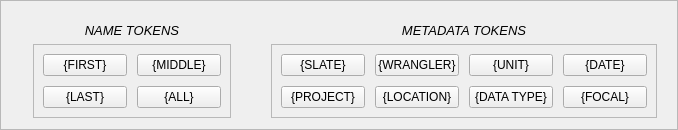
                                    <widget class="QFrame" name="frame_tokenPanel">
                                     <property name="minimumSize">
                                      <size>
                                       <width>0</width>
                                       <height>130</height>
                                      </size>
                                     </property>
                                     <property name="frameShape">
                                      <enum>QFrame::StyledPanel</enum>
                                     </property>
                                     <property name="frameShadow">
                                      <enum>QFrame::Raised</enum>
                                     </property>
                                     <layout class="QHBoxLayout" name="horizontalLayout_46">
                                      <property name="spacing">
                                       <number>0</number>
                                      </property>
                                      <property name="leftMargin">
                                       <number>32</number>
                                      </property>
                                      <property name="rightMargin">
                                       <number>20</number>
                                      </property>
                                      <item>
                                       <layout class="QVBoxLayout" name="name_token_section">
                                        <property name="spacing">
                                         <number>0</number>
                                        </property>
                                        <property name="topMargin">
                                         <number>4</number>
                                        </property>
                                        <item>
                                         <widget class="QLabel" name="label_nameTokens">
                                          <property name="font">
                                           <font>
                                            <family>Segoe UI</family>
                                            <pointsize>10</pointsize>
                                            <italic>true</italic>
                                           </font>
                                          </property>
                                          <property name="text">
                                           <string>NAME TOKENS</string>
                                          </property>
                                          <property name="alignment">
                                           <set>Qt::AlignCenter</set>
                                          </property>
                                         </widget>
                                        </item>
                                        <item>
                                         <widget class="QFrame" name="name_token_frame">
                                          <property name="sizePolicy">
                                           <sizepolicy hsizetype="Preferred" vsizetype="Fixed">
                                            <horstretch>0</horstretch>
                                            <verstretch>0</verstretch>
                                           </sizepolicy>
                                          </property>
                                          <property name="minimumSize">
                                           <size>
                                            <width>0</width>
                                            <height>0</height>
                                           </size>
                                          </property>
                                          <property name="frameShape">
                                           <enum>QFrame::StyledPanel</enum>
                                          </property>
                                          <property name="frameShadow">
                                           <enum>QFrame::Raised</enum>
                                          </property>
                                          <layout class="QGridLayout" name="gridLayout_4">
                                           <item row="0" column="0">
                                            <layout class="QGridLayout" name="gridLayout_3">
                                             <property name="spacing">
                                              <number>10</number>
                                             </property>
                                             <item row="0" column="1">
                                              <widget class="QPushButton" name="btn_token_middle">
                                               <property name="minimumSize">
                                                <size>
                                                 <width>84</width>
                                                 <height>22</height>
                                                </size>
                                               </property>
                                               <property name="maximumSize">
                                                <size>
                                                 <width>84</width>
                                                 <height>22</height>
                                                </size>
                                               </property>
                                               <property name="text">
                                                <string>{MIDDLE}</string>
                                               </property>
                                               <property name="tokenButton" stdset="0">
                                                <bool>true</bool>
                                               </property>
                                              </widget>
                                             </item>
                                             <item row="0" column="0">
                                              <widget class="QPushButton" name="btn_token_first">
                                               <property name="sizePolicy">
                                                <sizepolicy hsizetype="Fixed" vsizetype="Fixed">
                                                 <horstretch>0</horstretch>
                                                 <verstretch>0</verstretch>
                                                </sizepolicy>
                                               </property>
                                               <property name="minimumSize">
                                                <size>
                                                 <width>84</width>
                                                 <height>22</height>
                                                </size>
                                               </property>
                                               <property name="maximumSize">
                                                <size>
                                                 <width>84</width>
                                                 <height>22</height>
                                                </size>
                                               </property>
                                               <property name="text">
                                                <string>{FIRST}</string>
                                               </property>
                                               <property name="tokenButton" stdset="0">
                                                <bool>true</bool>
                                               </property>
                                              </widget>
                                             </item>
                                             <item row="1" column="0">
                                              <widget class="QPushButton" name="btn_token_last">
                                               <property name="sizePolicy">
                                                <sizepolicy hsizetype="Fixed" vsizetype="Fixed">
                                                 <horstretch>0</horstretch>
                                                 <verstretch>0</verstretch>
                                                </sizepolicy>
                                               </property>
                                               <property name="minimumSize">
                                                <size>
                                                 <width>84</width>
                                                 <height>22</height>
                                                </size>
                                               </property>
                                               <property name="maximumSize">
                                                <size>
                                                 <width>84</width>
                                                 <height>22</height>
                                                </size>
                                               </property>
                                               <property name="text">
                                                <string>{LAST}</string>
                                               </property>
                                               <property name="tokenButton" stdset="0">
                                                <bool>true</bool>
                                               </property>
                                              </widget>
                                             </item>
                                             <item row="1" column="1">
                                              <widget class="QPushButton" name="btn_token_all">
                                               <property name="minimumSize">
                                                <size>
                                                 <width>84</width>
                                                 <height>22</height>
                                                </size>
                                               </property>
                                               <property name="maximumSize">
                                                <size>
                                                 <width>84</width>
                                                 <height>22</height>
                                                </size>
                                               </property>
                                               <property name="text">
                                                <string>{ALL}</string>
                                               </property>
                                               <property name="tokenButton" stdset="0">
                                                <bool>true</bool>
                                               </property>
                                              </widget>
                                             </item>
                                            </layout>
                                           </item>
                                          </layout>
                                         </widget>
                                        </item>
                                       </layout>
                                      </item>
                                      <item>
                                       <spacer name="horizontalSpacer_8">
                                        <property name="orientation">
                                         <enum>Qt::Horizontal</enum>
                                        </property>
                                        <property name="sizeHint" stdset="0">
                                         <size>
                                          <width>40</width>
                                          <height>20</height>
                                         </size>
                                        </property>
                                       </spacer>
                                      </item>
                                      <item>
                                       <layout class="QVBoxLayout" name="metadata_token_section">
                                        <property name="spacing">
                                         <number>0</number>
                                        </property>
                                        <property name="topMargin">
                                         <number>4</number>
                                        </property>
                                        <item>
                                         <widget class="QLabel" name="label_metadataTokens">
                                          <property name="font">
                                           <font>
                                            <family>Segoe UI</family>
                                            <pointsize>10</pointsize>
                                            <italic>true</italic>
                                           </font>
                                          </property>
                                          <property name="text">
                                           <string>METADATA TOKENS</string>
                                          </property>
                                          <property name="alignment">
                                           <set>Qt::AlignCenter</set>
                                          </property>
                                         </widget>
                                        </item>
                                        <item>
                                         <widget class="QFrame" name="metadata_token_frame">
                                          <property name="minimumSize">
                                           <size>
                                            <width>0</width>
                                            <height>0</height>
                                           </size>
                                          </property>
                                          <property name="frameShape">
                                           <enum>QFrame::StyledPanel</enum>
                                          </property>
                                          <property name="frameShadow">
                                           <enum>QFrame::Raised</enum>
                                          </property>
                                          <layout class="QGridLayout" name="gridLayout_6">
                                           <item row="0" column="0">
                                            <layout class="QGridLayout" name="gridLayout_5">
                                             <property name="spacing">
                                              <number>10</number>
                                             </property>
                                             <item row="0" column="2">
                                              <widget class="QPushButton" name="btn_token_unit">
                                               <property name="sizePolicy">
                                                <sizepolicy hsizetype="Fixed" vsizetype="Fixed">
                                                 <horstretch>0</horstretch>
                                                 <verstretch>0</verstretch>
                                                </sizepolicy>
                                               </property>
                                               <property name="minimumSize">
                                                <size>
                                                 <width>84</width>
                                                 <height>22</height>
                                                </size>
                                               </property>
                                               <property name="maximumSize">
                                                <size>
                                                 <width>84</width>
                                                 <height>22</height>
                                                </size>
                                               </property>
                                               <property name="text">
                                                <string>{UNIT}</string>
                                               </property>
                                               <property name="tokenButton" stdset="0">
                                                <bool>true</bool>
                                               </property>
                                              </widget>
                                             </item>
                                             <item row="0" column="1">
                                              <widget class="QPushButton" name="btn_token_wrangler">
                                               <property name="sizePolicy">
                                                <sizepolicy hsizetype="Fixed" vsizetype="Fixed">
                                                 <horstretch>0</horstretch>
                                                 <verstretch>0</verstretch>
                                                </sizepolicy>
                                               </property>
                                               <property name="minimumSize">
                                                <size>
                                                 <width>84</width>
                                                 <height>22</height>
                                                </size>
                                               </property>
                                               <property name="maximumSize">
                                                <size>
                                                 <width>84</width>
                                                 <height>22</height>
                                                </size>
                                               </property>
                                               <property name="text">
                                                <string>{WRANGLER}</string>
                                               </property>
                                               <property name="tokenButton" stdset="0">
                                                <bool>true</bool>
                                               </property>
                                              </widget>
                                             </item>
                                             <item row="1" column="1">
                                              <widget class="QPushButton" name="btn_token_location">
                                               <property name="sizePolicy">
                                                <sizepolicy hsizetype="Fixed" vsizetype="Fixed">
                                                 <horstretch>0</horstretch>
                                                 <verstretch>0</verstretch>
                                                </sizepolicy>
                                               </property>
                                               <property name="minimumSize">
                                                <size>
                                                 <width>84</width>
                                                 <height>22</height>
                                                </size>
                                               </property>
                                               <property name="maximumSize">
                                                <size>
                                                 <width>84</width>
                                                 <height>22</height>
                                                </size>
                                               </property>
                                               <property name="text">
                                                <string>{LOCATION}</string>
                                               </property>
                                               <property name="tokenButton" stdset="0">
                                                <bool>true</bool>
                                               </property>
                                              </widget>
                                             </item>
                                             <item row="0" column="0">
                                              <widget class="QPushButton" name="btn_token_slate">
                                               <property name="sizePolicy">
                                                <sizepolicy hsizetype="Fixed" vsizetype="Fixed">
                                                 <horstretch>0</horstretch>
                                                 <verstretch>0</verstretch>
                                                </sizepolicy>
                                               </property>
                                               <property name="minimumSize">
                                                <size>
                                                 <width>84</width>
                                                 <height>22</height>
                                                </size>
                                               </property>
                                               <property name="maximumSize">
                                                <size>
                                                 <width>84</width>
                                                 <height>22</height>
                                                </size>
                                               </property>
                                               <property name="text">
                                                <string>{SLATE}</string>
                                               </property>
                                               <property name="tokenButton" stdset="0">
                                                <bool>true</bool>
                                               </property>
                                              </widget>
                                             </item>
                                             <item row="1" column="2">
                                              <widget class="QPushButton" name="btn_token_data_type">
                                               <property name="sizePolicy">
                                                <sizepolicy hsizetype="Fixed" vsizetype="Fixed">
                                                 <horstretch>0</horstretch>
                                                 <verstretch>0</verstretch>
                                                </sizepolicy>
                                               </property>
                                               <property name="minimumSize">
                                                <size>
                                                 <width>84</width>
                                                 <height>22</height>
                                                </size>
                                               </property>
                                               <property name="maximumSize">
                                                <size>
                                                 <width>84</width>
                                                 <height>22</height>
                                                </size>
                                               </property>
                                               <property name="text">
                                                <string>{DATA TYPE}</string>
                                               </property>
                                               <property name="tokenButton" stdset="0">
                                                <bool>true</bool>
                                               </property>
                                              </widget>
                                             </item>
                                             <item row="1" column="0">
                                              <widget class="QPushButton" name="btn_token_project">
                                               <property name="sizePolicy">
                                                <sizepolicy hsizetype="Fixed" vsizetype="Fixed">
                                                 <horstretch>0</horstretch>
                                                 <verstretch>0</verstretch>
                                                </sizepolicy>
                                               </property>
                                               <property name="minimumSize">
                                                <size>
                                                 <width>84</width>
                                                 <height>22</height>
                                                </size>
                                               </property>
                                               <property name="maximumSize">
                                                <size>
                                                 <width>84</width>
                                                 <height>22</height>
                                                </size>
                                               </property>
                                               <property name="text">
                                                <string>{PROJECT}</string>
                                               </property>
                                               <property name="tokenButton" stdset="0">
                                                <bool>true</bool>
                                               </property>
                                              </widget>
                                             </item>
                                             <item row="0" column="3">
                                              <widget class="QPushButton" name="btn_token_date">
                                               <property name="sizePolicy">
                                                <sizepolicy hsizetype="Fixed" vsizetype="Fixed">
                                                 <horstretch>0</horstretch>
                                                 <verstretch>0</verstretch>
                                                </sizepolicy>
                                               </property>
                                               <property name="minimumSize">
                                                <size>
                                                 <width>84</width>
                                                 <height>22</height>
                                                </size>
                                               </property>
                                               <property name="maximumSize">
                                                <size>
                                                 <width>84</width>
                                                 <height>22</height>
                                                </size>
                                               </property>
                                               <property name="text">
                                                <string>{DATE}</string>
                                               </property>
                                               <property name="tokenButton" stdset="0">
                                                <bool>true</bool>
                                               </property>
                                              </widget>
                                             </item>
                                             <item row="1" column="3">
                                              <widget class="QPushButton" name="btn_token_focal">
                                               <property name="sizePolicy">
                                                <sizepolicy hsizetype="Fixed" vsizetype="Fixed">
                                                 <horstretch>0</horstretch>
                                                 <verstretch>0</verstretch>
                                                </sizepolicy>
                                               </property>
                                               <property name="minimumSize">
                                                <size>
                                                 <width>84</width>
                                                 <height>22</height>
                                                </size>
                                               </property>
                                               <property name="maximumSize">
                                                <size>
                                                 <width>84</width>
                                                 <height>22</height>
                                                </size>
                                               </property>
                                               <property name="text">
                                                <string>{FOCAL}</string>
                                               </property>
                                               <property name="tokenButton" stdset="0">
                                                <bool>true</bool>
                                               </property>
                                              </widget>
                                             </item>
                                            </layout>
                                           </item>
                                          </layout>
                                         </widget>
                                        </item>
                                       </layout>
                                      </item>
                                     </layout>
                                    </widget>
